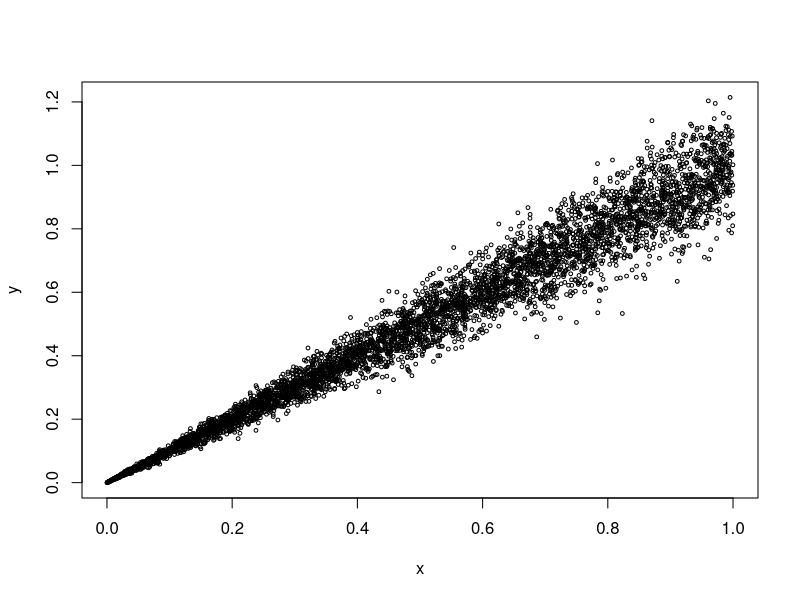
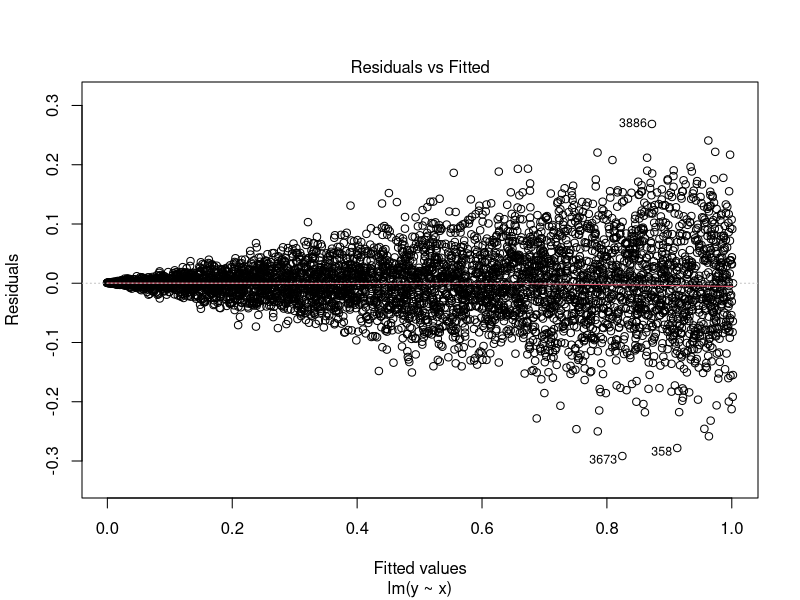
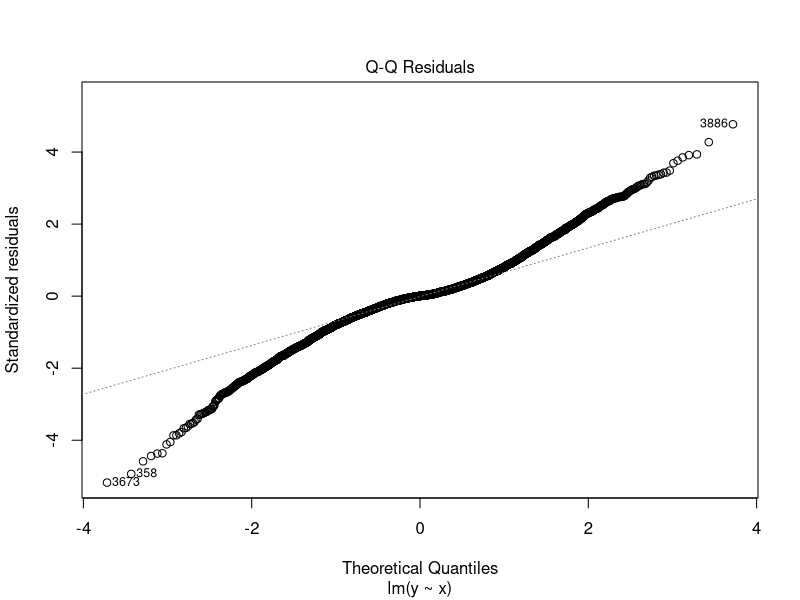
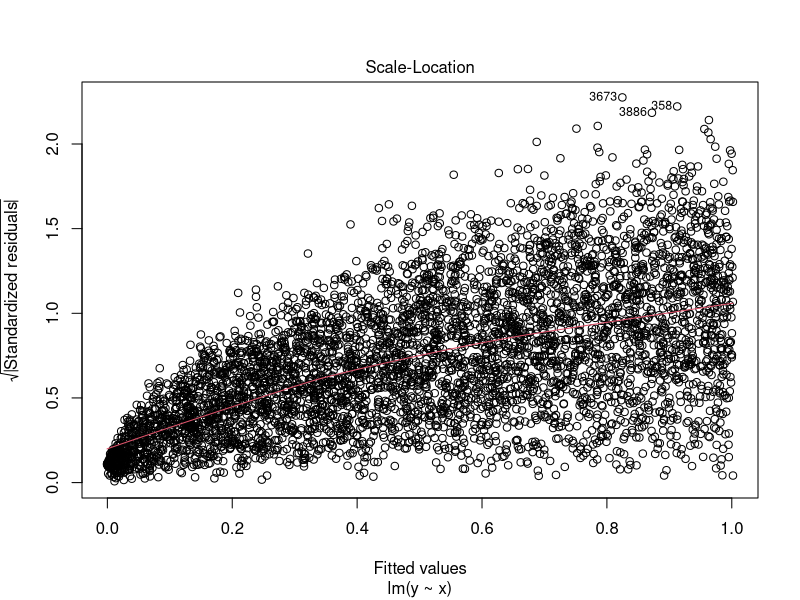
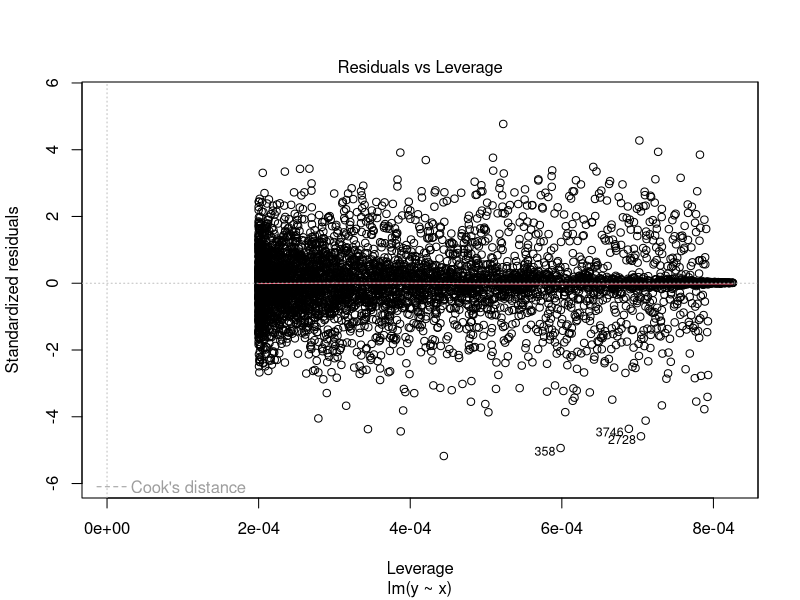
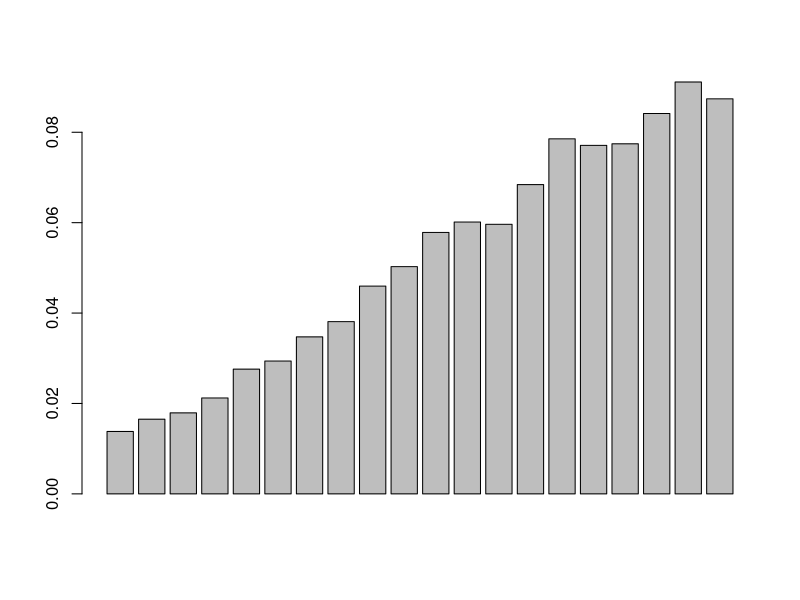
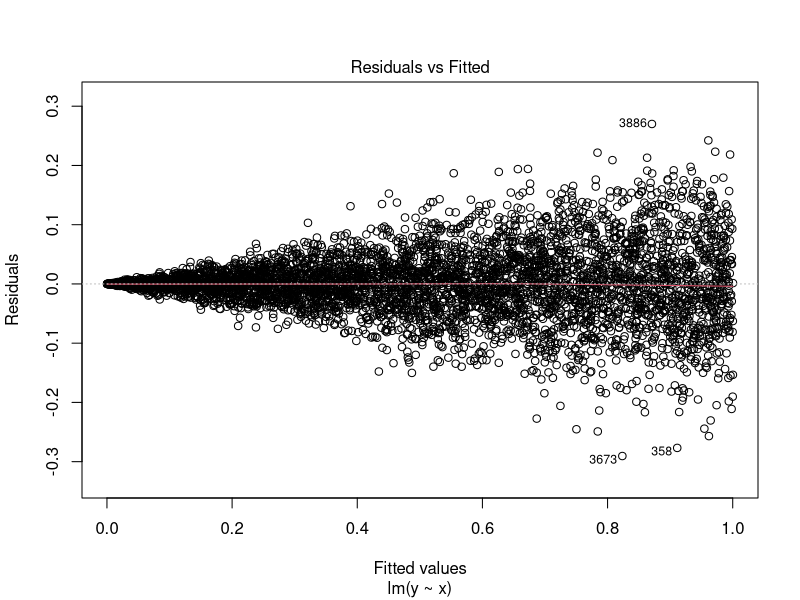
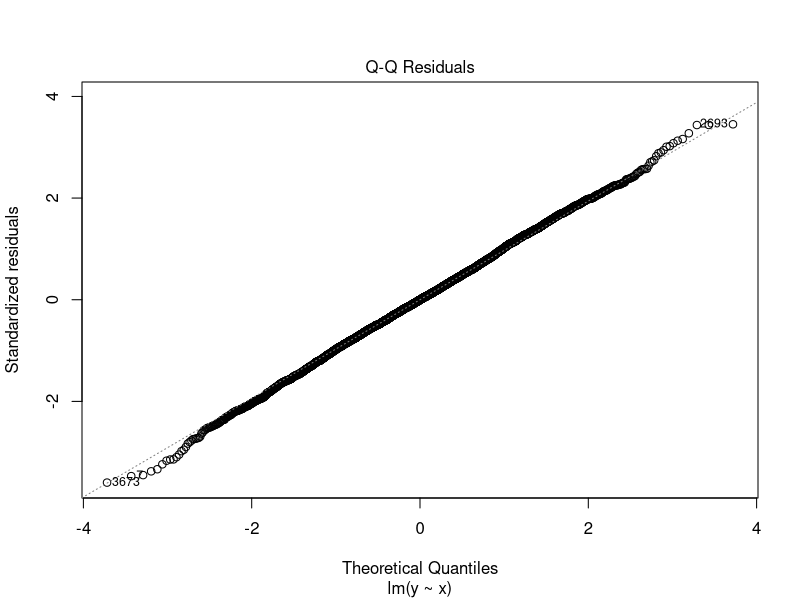

Source code (R) for these figures, in order:
## ---- chunk 1
#| label: learning-overview
learning_overview <- data.frame(
  section = "Biostatistics",
  category = "Statistical Models",
  topic = "Fit regression model from a fan-shaped relation"
)
learning_overview
## ---- chunk 2
knitr::opts_chunk$set(echo = TRUE)
## ---- chunk 3
x = (runif(5000))
y = x*(1+rnorm(5000,0,0.1))
plot(x,y,cex=.5,pch=21)

## ---- chunk 4
mod=lm(y~x)
summary(mod)
plot(mod)
## ---- chunk 5
x_cat=cut(x, breaks = 20)
x_squa=(x)^2
data=data.frame(x,y,x_cat,x_squa)
sd=aggregate(data$y, list(data$x_cat), FUN=sd) 
barplot((sd$x))
## ---- chunk 6
mod2=lm(y~x,weights=1/x_squa,data=data)
plot(mod2)
summary(mod2)
## ---- chunk 7
log_y=log(y)
log_x=log(x)
plot(x,log_y,cex=.5,pch=21)
plot(log_x,log_y,cex=.5,pch=21)


## ---- chunk 8
mod3=lm(log_y~(-1+log_x))
plot(mod3)
summary(mod3)
## ---- chunk 9
# mod4=glm(y~-1+x,family=Gamma)
# plot(mod4)
# summary(mod4)
